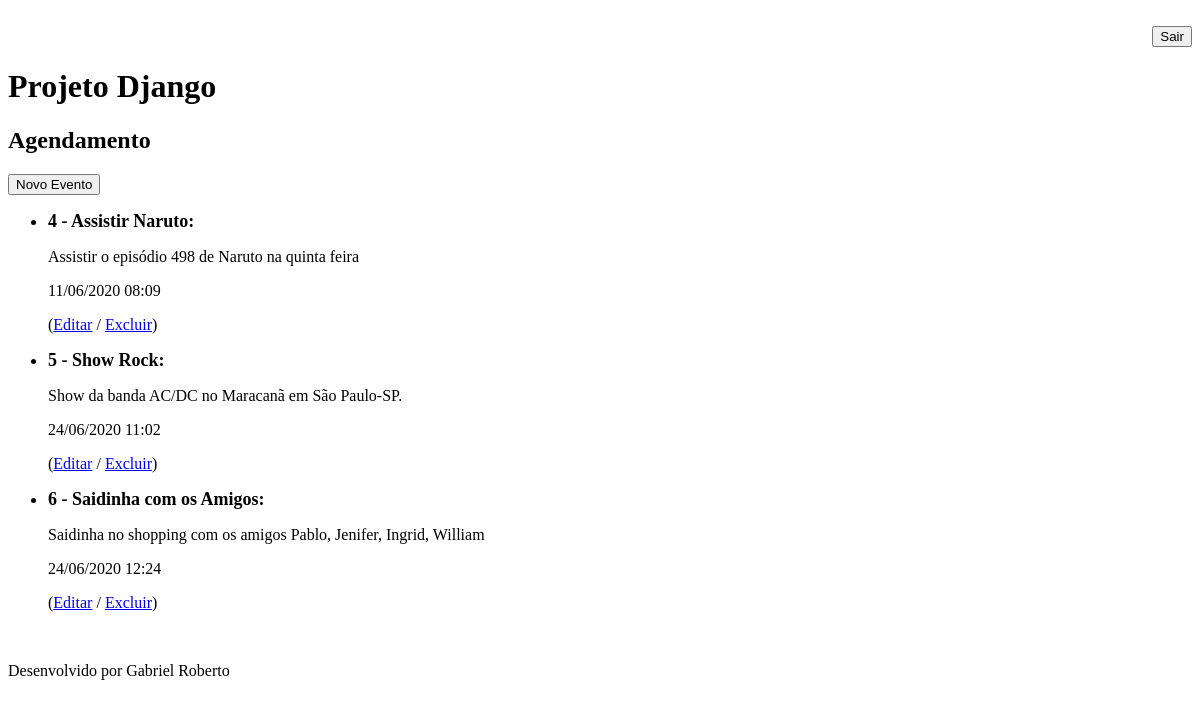
/DjangoProjeto/ (signed in), run on an earlier commit of the app's database.
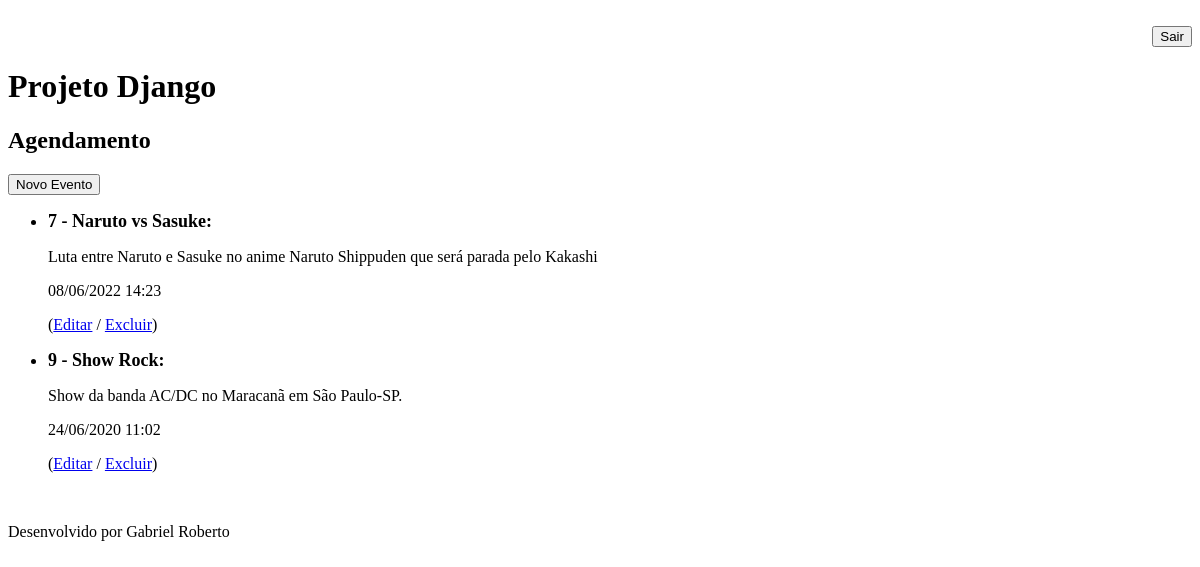
And on a later commit of the database.
### app/models.py (models this page shows, shortened)
class Evento(models.Model):
    titulo = models.CharField(max_length=100)
    descricao = models.TextField(blank=True, null=True)
    data_evento = models.DateTimeField(verbose_name='Data do Evento')
    data_criacao = models.DateTimeField(auto_now=True)
    texto = models.TextField(blank=True, null=True)
    Usuario = models.ForeignKey(User, on_delete=models.CASCADE)
    local = models.TextField(blank=True, null=True, default='')
    class Meta:
        db_table = 'Evento'
    def pegando_data_convertida(self):
        return self.data_evento.strftime('%d/%m/%Y  %H:%M')
    def get_evento_atrasado(self):
        if self.data_evento < datetime.now():
            return True
        else:
            return False

### app/views.py (the view)
# urls.py: path('DjangoProjeto/', views.ListaEventos),
@login_required(login_url='/loginOne/')
def ListaEventos(request):
    utilizador = request.user
    data_atual = datetime.now() - timedelta(hours=1)
    event = Evento.objects.filter(Usuario=utilizador,
                                  data_evento__gt=data_atual)
    dados = {'eventos': event}
    return render(request, 'DjangoProjeto.html', dados)

### app/templates/DjangoProjeto.html (shortened to what this page needs)
{% extends "modelPage.html" %}
{% block content %}
        <h2>Agendamento</h2>
            <button  onclick="window.location.href = 'evento/'">Novo Evento</button>
        <ul>
            {% for evento in eventos %}
                <div style=>
                    <li style="font-size: 18px"><b>{{ evento.id }} - {{ evento.titulo }}:</b></li>
                    <p>{{ evento.descricao }}</p>
                    <p>{{ evento.pegando_data_convertida }}</p>
                    <p>(<a href="evento/?id={{ evento.id }}">Editar</a> / <a href="delete/{{ evento.id }}">Excluir</a>)</p>
                </div>
            {% endfor %}
        </ul>
{% endblock %}

### app/templates/modelPage.html (shortened to what this page needs)
﻿<!DOCTYPE html>
<html lang="pt-br" xmlns="http://www.w3.org/1999/xhtml">
<head>
    {% include "modelHeader.html" %}
</head>
<body>
    {% block content %} {% endblock %}
    {% include "modelFooter.html" %}
</body>
</html>

### app/templates/modelHeader.html (shortened to what this page needs)
﻿<!DOCTYPE html>
<html lang="pt-br" xmlns="http://www.w3.org/1999/xhtml">
<head>
        <div align="right">
            <button  onclick="window.location.href = 'deslogarOne/'">Sair</button>
        </div>
    <h1>Projeto Django</h1>
</head>
</html>

### app/templates/modelFooter.html
﻿<p>Desenvolvido por Gabriel Roberto</p>

What changed in the data, as far as the page shows it:
removed Evento: id "4", titulo "Assistir Naruto", descricao "Assistir o episódio 498 de Naruto na quinta feira", pegando_data_convertida "11/06/2020 08:09"
removed Evento: id "5", titulo "Show Rock", descricao "Show da banda AC/DC no Maracanã em São Paulo-SP.", pegando_data_convertida "24/06/2020 11:02"
removed Evento: id "6", titulo "Saidinha com os Amigos", descricao "Saidinha no shopping com os amigos Pablo, Jenifer, Ingrid, William", pegando_data_convertida "24/06/2020 12:24"
added Evento: id "7", titulo "Naruto vs Sasuke", descricao "Luta entre Naruto e Sasuke no anime Naruto Shippuden que será parada pelo Kakashi", pegando_data_convertida "08/06/2022 14:23"
added Evento: id "9", titulo "Show Rock", descricao "Show da banda AC/DC no Maracanã em São Paulo-SP.", pegando_data_convertida "24/06/2020 11:02"
